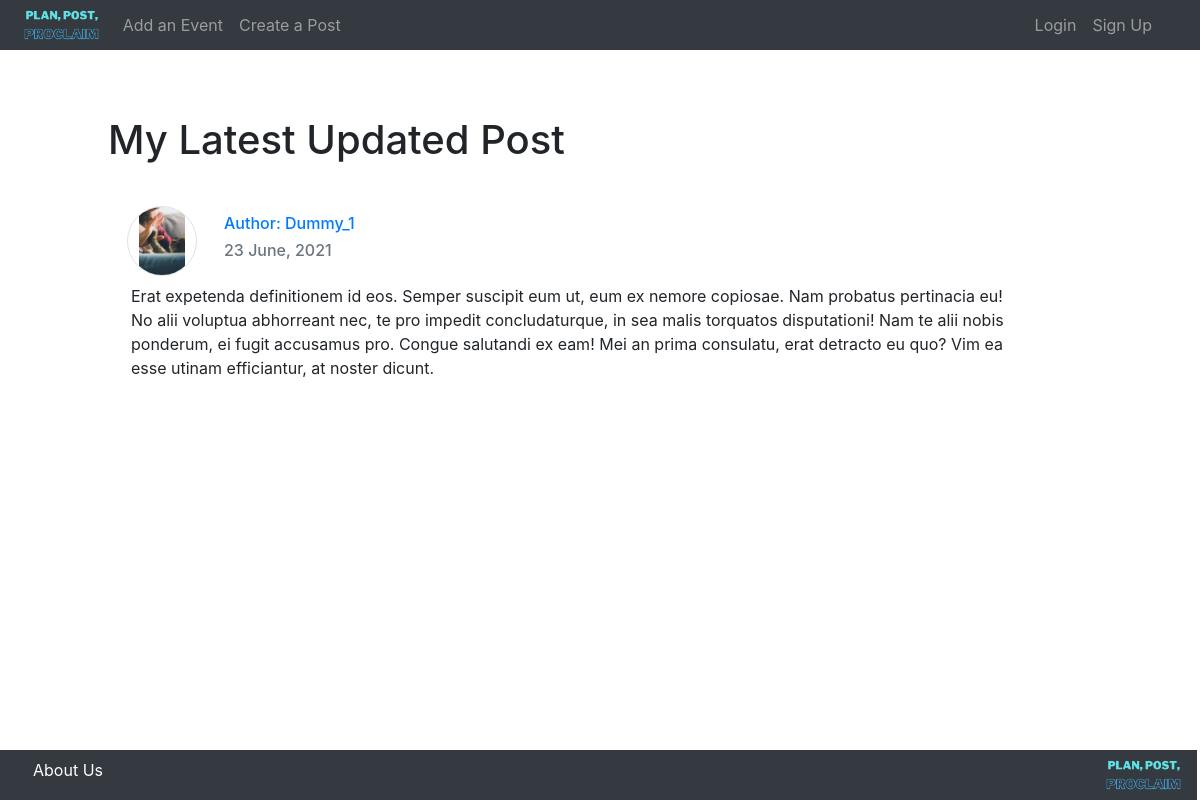
Before: /blog/posts/27/ with the older database file.
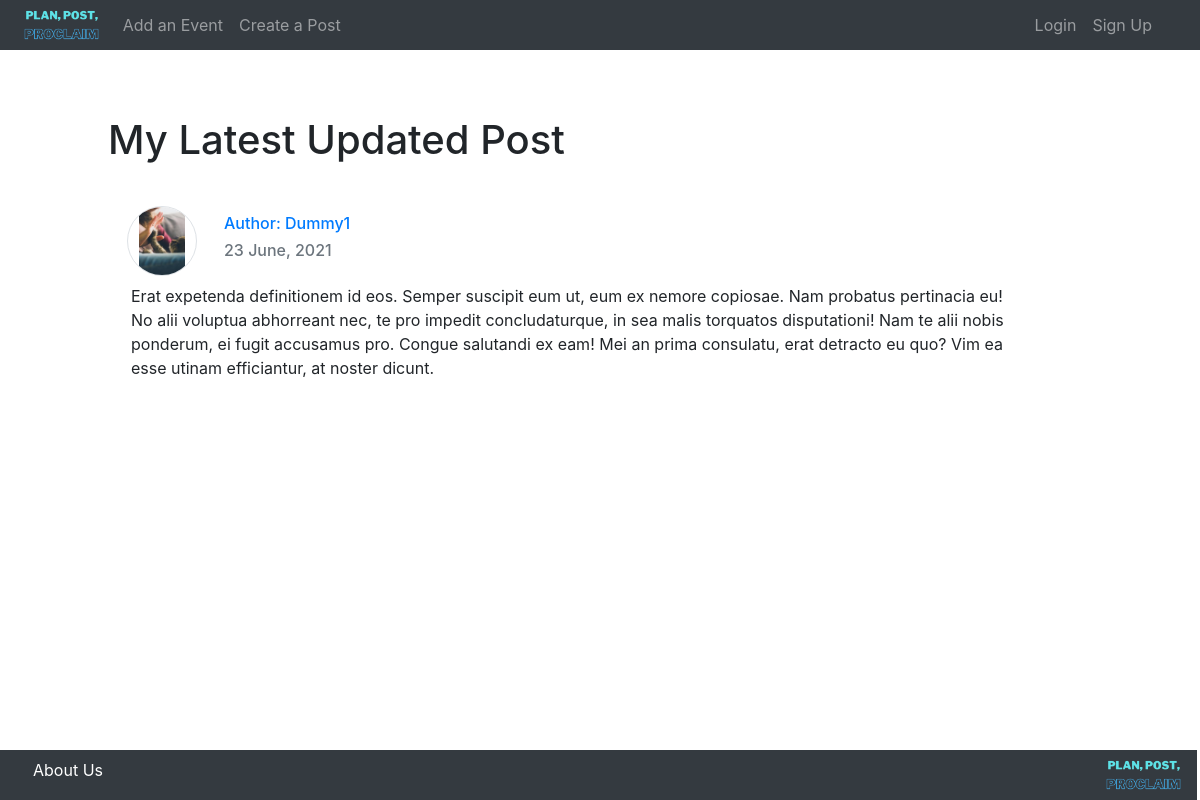
After: the same page with the newer database file.
### blog/models.py (models this page shows, shortened)
class Post(models.Model):
	title=models.CharField(max_length=100)
	subtitle=models.CharField(max_length=100)
	content=models.TextField()
	date_posted=models.DateTimeField(default=timezone.now)
	author=models.ForeignKey(settings.AUTH_USER_MODEL,on_delete=models.CASCADE)

### accounts/models.py (models this page shows, shortened)
class User(AbstractUser):
    username = models.CharField(
        _('username'),
        max_length=150,
        unique=True,
        error_messages={
            'unique': _("A user with that username already exists."),
        },
    )
    email = models.EmailField(
        _('email address'),
        unique=True,
        error_messages={
            'unique': _("A user with that Email already exists."),
        },
    )
    EMAIL_FIELD = 'email'
    USERNAME_FIELD = 'email'
    REQUIRED_FIELDS = ['username',]
    objects = UserManager()

class Profile(models.Model):
    user=models.OneToOneField(User,on_delete=models.CASCADE)
    image=models.ImageField(default='default.png',upload_to='profile_pictures')

### blog/views.py (the view)
# urls.py: path('posts/<int:pk>/',views.PostDetailView.as_view(),name="post-detail"),
class PostDetailView(DetailView):
	model=Post

### blog/templates/blog/post_detail.html
{% extends "Base.html" %}
{% block content %}
	<h1 class="mb-5">{{object.title}}</h1>
	<div class="container">
		<h3 class="card-subtitle mb-2 text-muted">{{object.subtitle}}</h6>
		<div class="row justify-content-start ml-1">
			<img id="profile" class="rounded rounded-circle" height="70px" width="70px" src="{{ object.author.profile.image.url }}">
			<div class="col-8 ml-1">
				<h6 class="row card-subtitle m-2 text-muted align-self-start"><a href="{% url 'all-posts' object.author.username %}" class="card-link">Author: {{ object.author.username }}</a></h6>
				<h6 class="row card-subtitle m-2 text-muted align-self-end">{{object.date_posted | date:"d F, Y"}}</h6>
			</div>
		</div>
		<p class="m-2">{{object.content}}</p>
	</div>
{% endblock %}

Changed rows visible on the page:
changed through a linked row, Post "My Latest Updated Post": author.username "Dummy_1" → "Dummy1"
